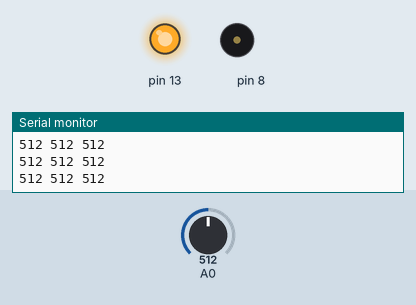
The sketch below on a simulated Arduino Uno, built with avr-gcc and run on an emulated ATmega328P. Shown: output pins drawn as LEDs (lit = HIGH), buzzer (waves = sounding), the last lines printed to the serial monitor. The inputs (shaded band) are chosen by the test bench; at power-on: A0 = 512.

Above: at 0.1 s.
At 6.2 s:
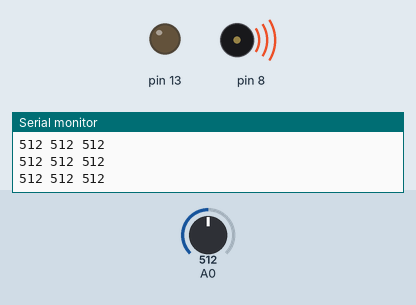
6.3 s: A0 set to 11
At 7.1 s:
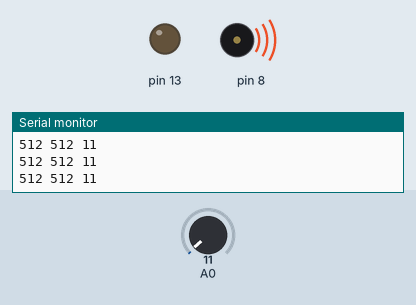
7.8 s: A0 set to 8
Timing chart, 0 to 10.8 s (numbered marks = the images above; inputs shaded):
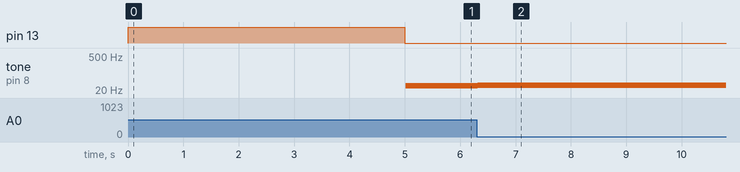

Measured:
- after the input at 6.3 s, tone on pin 8: 30 Hz → 32 Hz at once

The sketch:

thereminE.ino
```cpp
int transistor=0;
int trnsstrMin=1023;
int trnsstrMax=0;
int thePitch=0;
int maxPitch=2093;

void toSerial(){
  Serial.print(trnsstrMin);
  Serial.print(' ');
  Serial.print(trnsstrMax);
  Serial.print(' ');
  Serial.println(transistor);
}

void setup() {
  // put your setup code here, to run once:
  Serial.begin(9600);
  pinMode(13,OUTPUT); digitalWrite(13,1);
  while(millis()<5000){
    transistor=analogRead(8); toSerial();
    if(transistor>trnsstrMax)trnsstrMax=transistor;
    if(transistor<trnsstrMin)trnsstrMin=transistor;}
  digitalWrite(13,0);
}

void loop() {
  // put your main code here, to run repeatedly:
  transistor=analogRead(8); toSerial();
  thePitch=map(transistor,trnsstrMax,trnsstrMin,31,maxPitch);
  if(thePitch<maxPitch)tone(8,thePitch,20);
}
```
